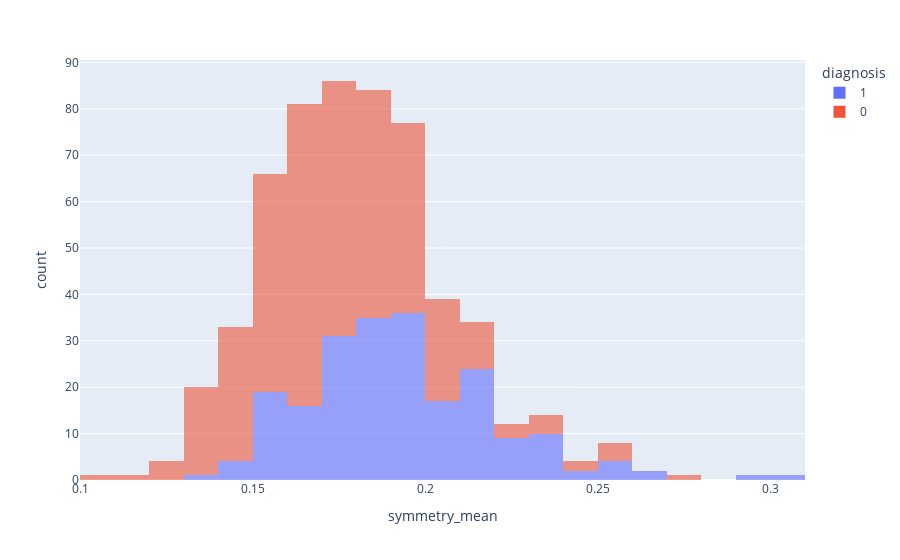

Write notebook code for a chart like this one.
### Code cell
px.histogram(df, x="symmetry_mean", color="diagnosis", opacity=0.6, nbins=30)

### Figure 1 — Plotly figure (JSON) as saved in the notebook; plotly's stock layout.template omitted (floating-point values rounded to 4 significant figures; data arrays with more than 128 entries replaced by an {"elided": "..."} marker saying what was removed)
{"data": [{"bingroup": "x", "hovertemplate": "diagnosis=1<br>symmetry_mean=%{x}<br>count=%{y}<extra></extra>", "legendgroup": "1", "marker": {"color": "#636efa", "opacity": 0.6, "pattern": {"shape": ""}}, "name": "1", "nbinsx": 30, "orientation": "v", "showlegend": true, "type": "histogram", "x": {"elided": "212 float values"}, "xaxis": "x", "yaxis": "y"}, {"bingroup": "x", "hovertemplate": "diagnosis=0<br>symmetry_mean=%{x}<br>count=%{y}<extra></extra>", "legendgroup": "0", "marker": {"color": "#EF553B", "opacity": 0.6, "pattern": {"shape": ""}}, "name": "0", "nbinsx": 30, "orientation": "v", "showlegend": true, "type": "histogram", "x": {"elided": "357 float values"}, "xaxis": "x", "yaxis": "y"}], "layout": {"barmode": "relative", "legend": {"title": {"text": "diagnosis"}, "tracegroupgap": 0}, "margin": {"t": 60}, "xaxis": {"anchor": "y", "domain": [0, 1], "title": {"text": "symmetry_mean"}}, "yaxis": {"anchor": "x", "domain": [0, 1], "title": {"text": "count"}}}}
